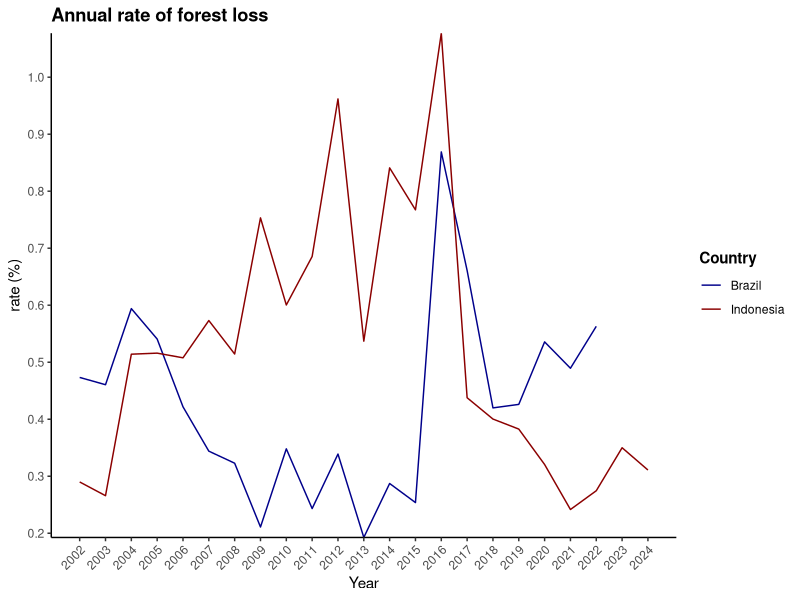
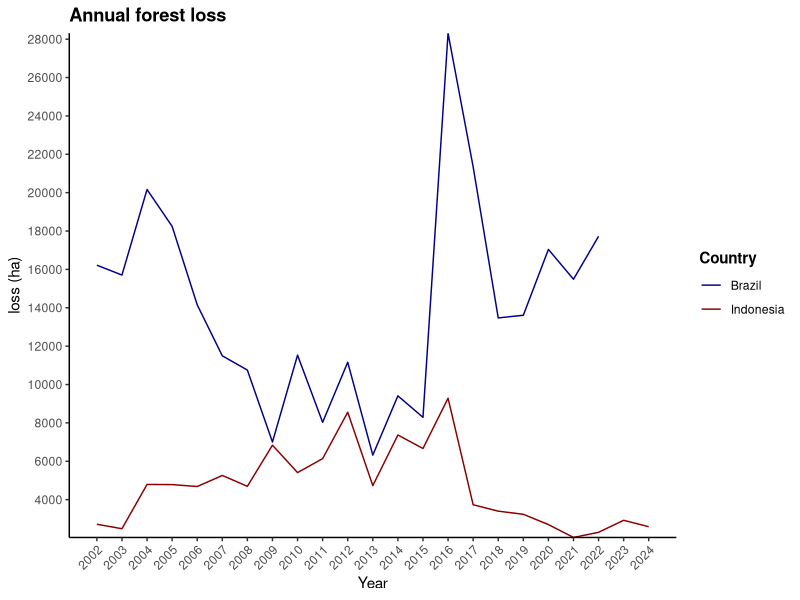
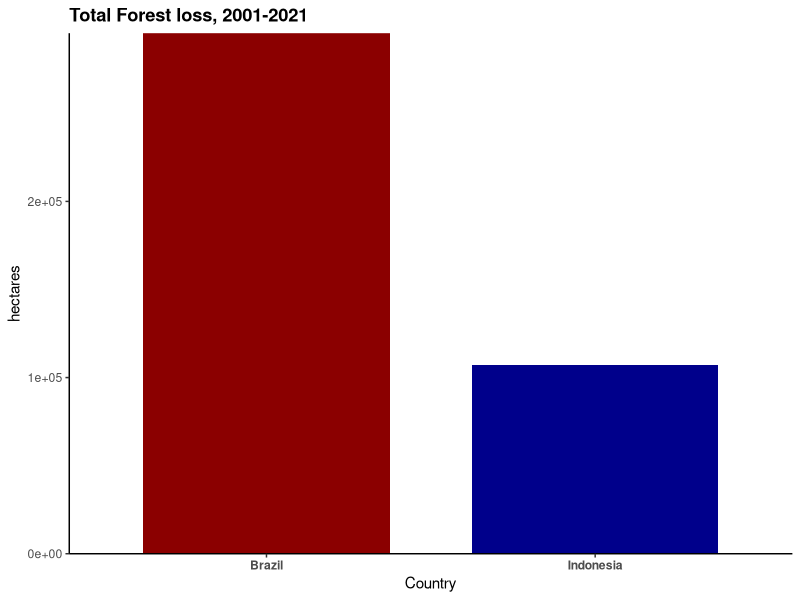
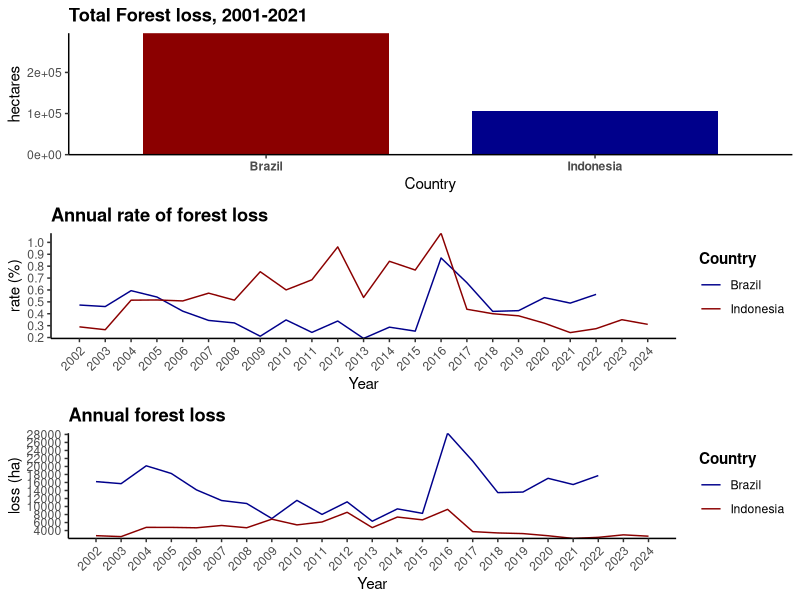

Write the R code that produced these figures, in order.
library(tidyverse)
library(cowplot)
library(here)


# brazil ------------------------------------------------------------------

here()
brazil_2000<- read.csv(here("course_projects","analytical_essay_deforestation","brazil","treecover_extent_2000_in_primary_forests_2001_tropics_only__ha.csv")) 
brazil_loss<- read.csv(here("course_projects","analytical_essay_deforestation","brazil","treecover_loss_in_primary_forests_2001_tropics_only__ha.csv")) %>% 
  rename(year=umd_tree_cover_loss__year,
         loss=umd_tree_cover_loss__ha) %>% 
  mutate('tree_cover_start' = ifelse(year=="2001",brazil_2000[1,2] ,NA)) %>% 
  relocate(tree_cover_start, .after="iso") %>% 
  select(-gfw_gross_emissions_co2e_all_gases__Mg) %>% 
  mutate(tree_cover_start=tree_cover_start/100,
         loss=loss/100,
         tree_cover_final = tree_cover_start-loss) %>%
  relocate(tree_cover_start, .after='year')

for (i in seq(2002,2024)) {
    brazil_loss$tree_cover_start[brazil_loss$year==i]=brazil_loss$tree_cover_final[brazil_loss$year==(i-1)] 
    brazil_loss$tree_cover_final[brazil_loss$year==i]=brazil_loss$tree_cover_start[brazil_loss$year==i]-brazil_loss$loss[brazil_loss$year==i]
} 

brazil_loss<-brazil_loss %>% 
  mutate(annual_perc_loss=loss/tree_cover_start*100) %>% 
  relocate(annual_perc_loss, .after='tree_cover_final')  

brazil_loss

# indonesia ----------------------------------------------------------------



indonesia_2000<- read.csv(here("course_projects","analytical_essay_deforestation","indonesia","treecover_extent_2000_in_primary_forests_2001_tropics_only__ha.csv")) 
indonesia_loss<- read.csv(here("course_projects","analytical_essay_deforestation","indonesia","treecover_loss_in_primary_forests_2001_tropics_only__ha.csv")) %>% 
  rename(year=umd_tree_cover_loss__year,
         loss=umd_tree_cover_loss__ha) %>% 
  mutate('tree_cover_start' = ifelse(year=="2001",indonesia_2000[1,2] ,NA)) %>% 
  relocate(tree_cover_start, .after="iso") %>% 
  select(-gfw_gross_emissions_co2e_all_gases__Mg) %>% 
  mutate(tree_cover_start=tree_cover_start/100,
         loss=loss/100,
         tree_cover_final = tree_cover_start-loss) %>%
  relocate(tree_cover_start, .after='year')

for (i in seq(2002,2024)) {
  indonesia_loss$tree_cover_start[indonesia_loss$year==i]=indonesia_loss$tree_cover_final[indonesia_loss$year==(i-1)] 
  indonesia_loss$tree_cover_final[indonesia_loss$year==i]=indonesia_loss$tree_cover_start[indonesia_loss$year==i]-indonesia_loss$loss[indonesia_loss$year==i]
} 

indonesia_loss<-indonesia_loss %>% 
  mutate(annual_perc_loss=loss/tree_cover_start*100) %>% 
  relocate(annual_perc_loss, .after='tree_cover_final')  
indonesia_loss


# bind the two datasets ---------------------------------------------------


forest_data<-bind_rows(brazil_loss,indonesia_loss) %>% 
  filter(year>2001)



# rate plot ---------------------------------------------------------------

cols <- c("IDN" = "darkred", "BRA" = "darkblue")
annual_rate_plot<-ggplot(forest_data, 
                         aes(x=year, 
                             y=annual_perc_loss, 
                             # group=iso, 
                             color=iso
                             )) +
  # geom_line(color="navyblue")+
  geom_line()+
  # geom_bar(stat="identity", fill="navyblue")+
  labs(
    x = "Year",
    y = "rate (%)")+
  ggtitle("Annual rate of forest loss")+
  scale_x_continuous(breaks = seq(from = 2002, to = 2024, by = 1))+
  scale_y_continuous(breaks = seq(from = 0, to = 1.1, by = 0.1), expand = c(0, 0))+
  scale_color_manual(values=cols,
                     name="Country",
                     labels = c("IDN" = "Indonesia", 
                                "BRA" = "Brazil"))
annual_rate_plot<-annual_rate_plot + 
  theme_classic()+
  theme(axis.text.x = element_text(angle = 45, hjust = 1))+
  theme(legend.title = element_text(face="bold"))+
  theme(plot.title = element_text(face="bold"))
# +
#   theme(legend.position="top")
annual_rate_plot


# annual forest loss ------------------------------------------------------





cols <- c("IDN" = "darkred", "BRA" = "darkblue")
annual_loss_plot1<-ggplot(forest_data, 
                         aes(x=year, 
                             y=loss, 
                             # group=iso, 
                             color=iso
                         )) +
  # geom_line(color="navyblue")+
  geom_line()+
  # geom_bar(stat="identity", fill="navyblue")+
  labs(
    x = "Year",
    y = "loss (ha)")+
  ggtitle("Annual forest loss")+
  scale_x_continuous(breaks = seq(from = 2002, to = 2024, by = 1))+
  scale_y_continuous(breaks = seq(from = 0, to = 34000, by = 2000), expand = c(0, 0))+
  scale_color_manual(values=cols,
                     name="Country",
                     labels = c("IDN" = "Indonesia", 
                                "BRA" = "Brazil"))
annual_loss_plot1<-annual_loss_plot1 + 
  theme_classic()+
  theme(axis.text.x = element_text(angle = 45, hjust = 1))+
  theme(legend.title = element_text(face="bold"))+
  theme(plot.title = element_text(face="bold"))
# +
#   theme(legend.position="top")
annual_loss_plot1

# 
# 
# 
# annual_loss_plot2<-ggplot(forest_data, 
#                          aes(x=year, 
#                              y=loss, 
#                              fill=iso
#                          )) +
#   geom_bar(stat="identity", width=.75, position = "dodge")+
#   labs(
#     x = "Year",
#     y = "hectares")+
#   ggtitle("Annual Forest loss, 2001-2021")+
#   scale_x_continuous(breaks = seq(from = 2001, to = 2021, by = 1))+
#   scale_y_continuous(expand = c(0, 0))+
#   scale_fill_manual(values=c("darkred", "darkblue"), 
#                     name="Country",
#                     breaks=c("IDN", "BRA"),
#                     labels=c("Indonesia", "Brazil"))
#   
#   
# annual_loss_plot2<-annual_loss_plot2 + 
#   theme_classic()+
#   theme(axis.text.x = element_text(angle = 45, hjust = 1))+
#   theme(legend.title = element_text(face="bold"))+
#   theme(plot.title = element_text(face="bold"))
# # +
# #   theme(legend.position="top")
# annual_loss_plot2
# 


# total forest loss -------------------------------------------------------


total_loss<-forest_data %>% 
  group_by(iso) %>% 
  summarize(total_loss=sum(loss)) %>% 
  mutate(iso=if_else(iso=="BRA","Brazil","Indonesia"))



total_loss_plot<-ggplot(total_loss, 
                         aes(x=iso, 
                             y=total_loss, 
                             fill=iso
                         )) +
  geom_bar(stat="identity", width=.75, position = "dodge")+
  labs(
    x = "Country",
    y = "hectares")+
  ggtitle("Total Forest loss, 2001-2021")+
  # scale_x_continuous(breaks = seq(from = 2001, to = 2021, by = 1))+
  scale_y_continuous(expand = c(0, 0))+
  scale_fill_manual(values=c("darkred", "darkblue"), 
                    name="Country",
                    # breaks=c("IDN", "BRA"),
                    # labels=c("Indonesia", "Brazil")
                    )


total_loss_plot<-total_loss_plot + 
  theme_classic()+
  theme(axis.text.x = element_text(face="bold"))+
  theme(legend.title = element_text(face="bold"))+
  theme(plot.title = element_text(face="bold"))+
  theme(legend.position="none")
total_loss_plot



# Step 1: Call the pdf command to start the plot
pdf(file = "./course_projects/analytical_essay_deforestation/forest_loss_plots.pdf",   # The directory you want to save the file in
    width = 5, # The width of the plot in inches
    height = 10) # The height of the plot in inches

# Step 2: Create the plot with R code
plot_grid(total_loss_plot,
          annual_rate_plot,
          annual_loss_plot1,
          ncol=1)


# Step 3: Run dev.off() to create the file!
dev.off()
